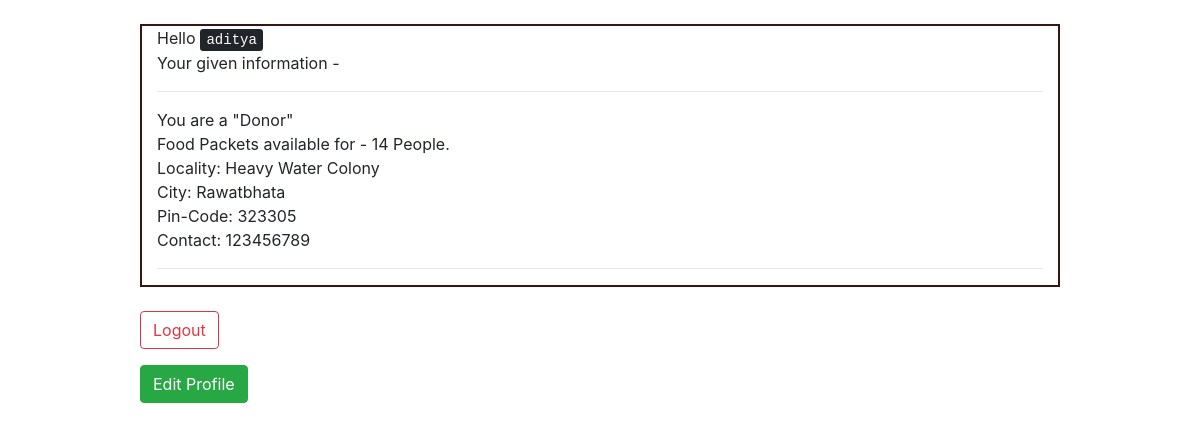
The app's page / (signed in), older data.
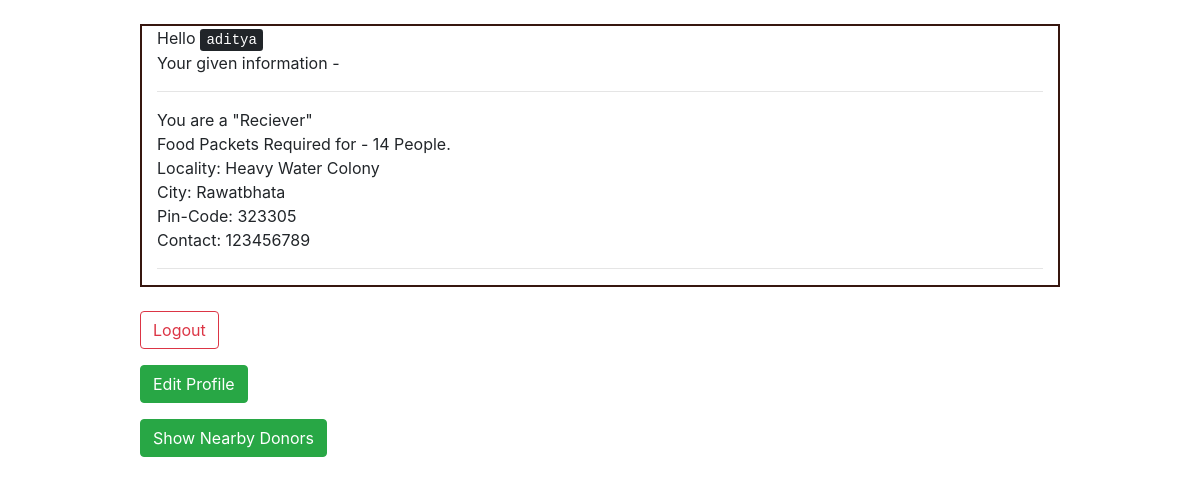
The same page, newer data.
### customUser/models.py (models this page shows, shortened)
class CustomUser(AbstractUser):
    pin_code = models.IntegerField(null = True)
    contact_no = models.IntegerField(null = True)
    resources = models.IntegerField(null = True) # no. of persons avability/requirement
    locality = models.CharField(max_length = 100)
    city = models.CharField(max_length = 50)
    """CHOICES=[('0','Donor'),
                     ('1','Reciever')]"""
    user_type = models.IntegerField(null = True) # 0 - Donor 1 - Reciever

### templates/home.html (shortened to what this page needs)
{% extends 'base.html' %}
{% load crispy_forms_tags %}
{% block content %}
<div class = "container-fluid" style="border:2px solid #36160F;">
	{% if user.is_authenticated %}
			Hello <kbd> {{ user.username }} </kbd>
		 <br> Your given information - <br> <hr>
		 	{% if user.user_type == 0 %}
				You are a "Donor"<br>
				Food Packets available for - {{ user.resources }} People.<br>
			{% else %}
				You are a "Reciever"<br>
				Food Packets Required for - {{user.resources}} People.<br>
			{% endif %}
			Locality: {{ user.locality }} <br>
			City: {{ user.city }} <br>
			Pin-Code: {{ user.pin_code }} <br>
			Contact: {{ user.contact_no }} <br> <hr>
</div>
<br>
			<form method = "post" action = "{% url 'logout' %}">
				<button type = "submit" class = "btn btn-outline-danger"> Logout</button>
			</form>
			<form method = "get" action = "{% url 'edit_profile' %}">
				<button type = "submit" class = "btn btn-success"> Edit Profile</button>
			</form>
			{% if user.user_type == 1 %}
			<form method = "post" action = "{% url 'showNearbyDonors' %}"> {%csrf_token%}
				<button type = "submit" class = "btn btn-success"> Show Nearby Donors </button>
			</form>
			{% endif %}
	{% endif %}
{% endblock %}

Row changes from the older to the newer data that the page shows:
changed CustomUser "Heavy Water Colony": user_type 0 → 1 (drawn)
Text that changed along with them:
text no longer shown: "You are a \"Donor\" Food Packets available for -"
text now shown: "You are a \"Reciever\" Food Packets Required for - Show Nearby Donors"
